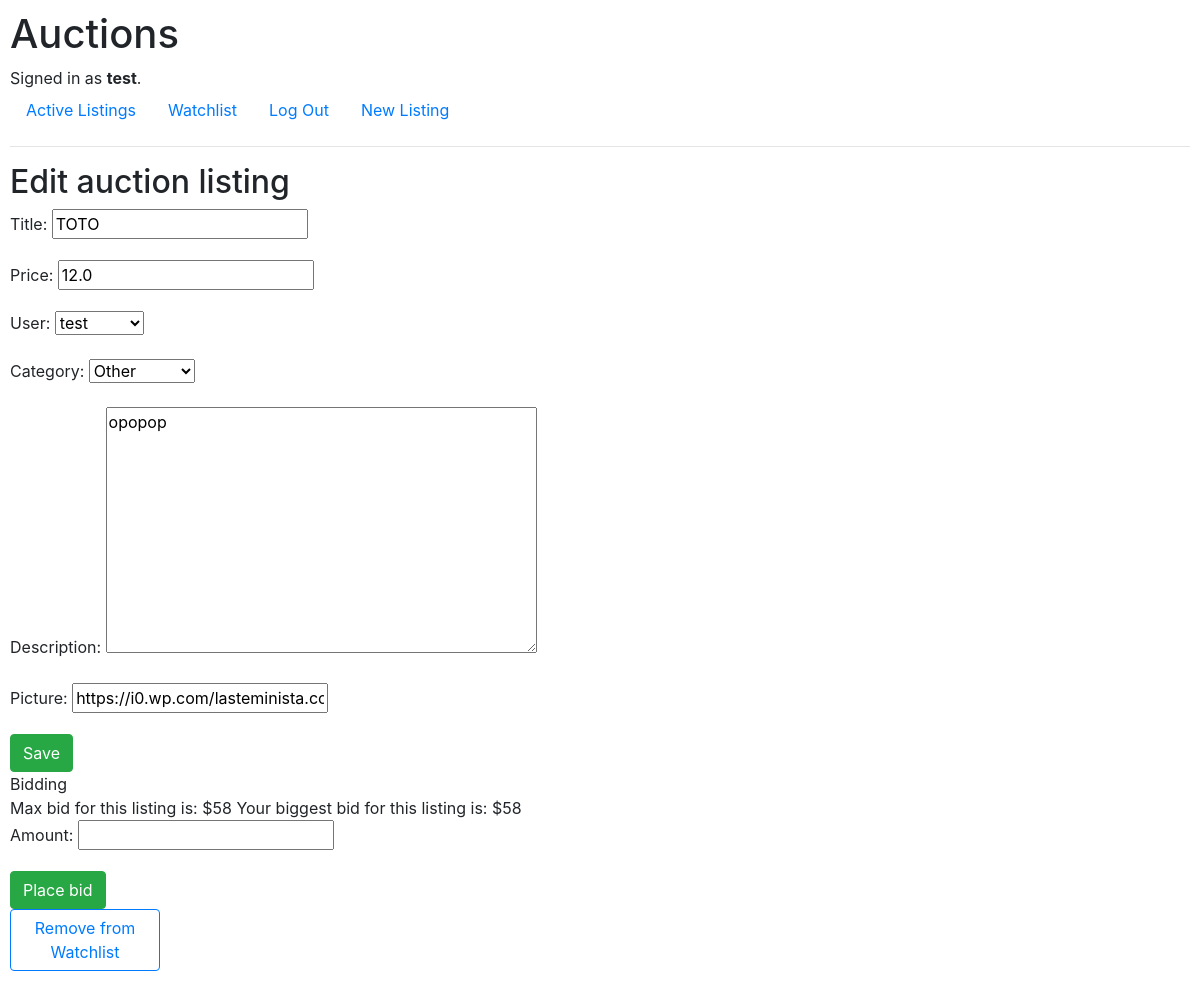
Before: /edit_listing/12/ (signed in) with the older database file.
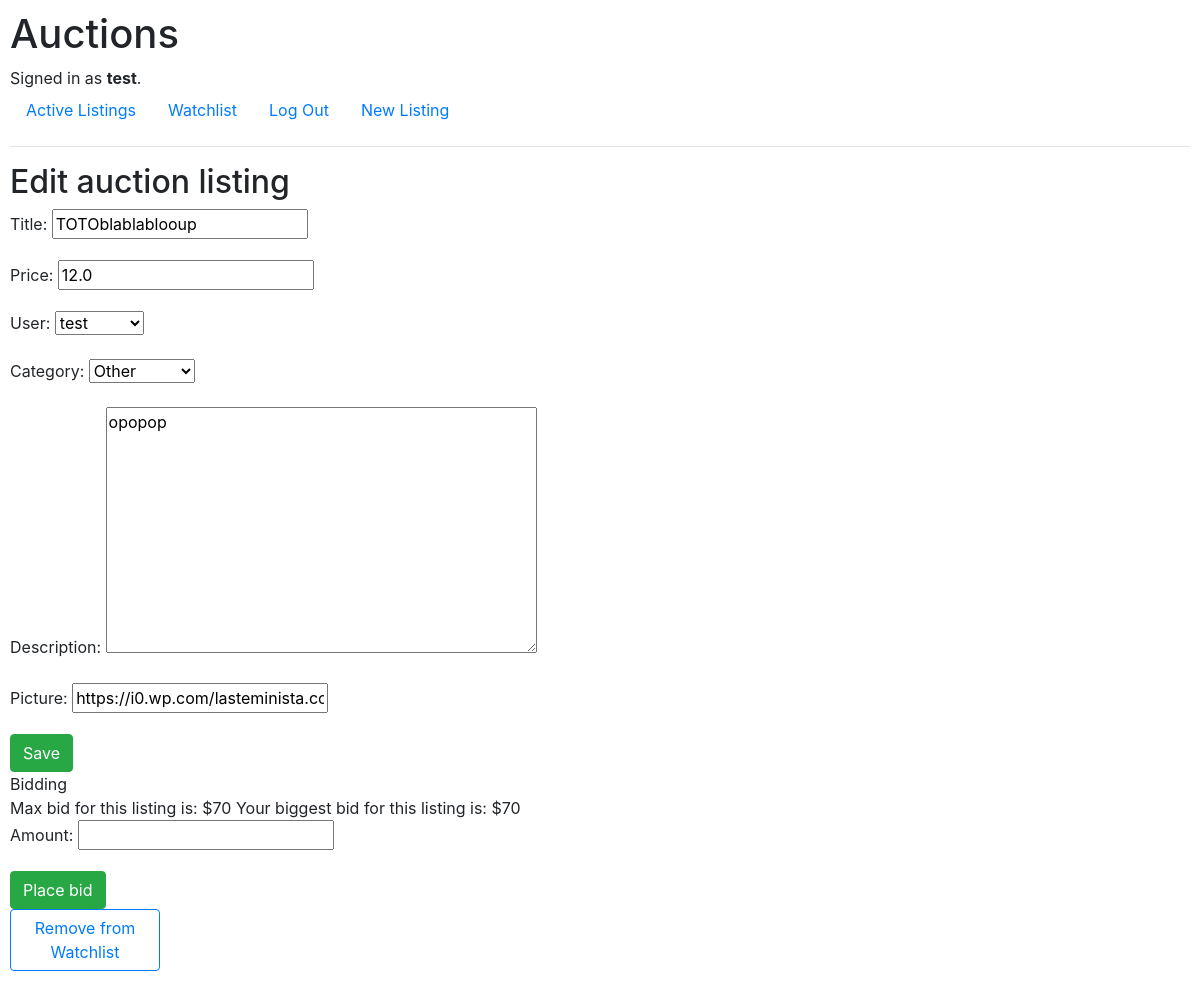
After: the same page with the newer database file.
### auctions/models.py (models this page shows, shortened)
class User(AbstractUser):
   pass

class Auction_Listing(models.Model):
    title = models.CharField(max_length=240)
    price = models.FloatField()
    user = models.ForeignKey(User, related_name="auction_user", on_delete=models.CASCADE)
    category = models.CharField(max_length=300, choices=CATEGORY_OPTIONS, default="other")
    description = models.TextField(max_length=1000)
    picture = models.URLField(max_length=300) #TODO
    date = models.DateTimeField(auto_now=True)

### auctions/views.py (the view, shortened to what this page needs)
# urls.py: path("edit_listing/<int:auction_id>/", views.edit_listing, name = "edit_listing"),
def edit_listing(request, auction_id):
    listing_instance = Auction_Listing.objects.get(pk=auction_id)
    bids = Bid.objects.filter(listing=listing_instance)
    max_bid = list(bids.aggregate(Max("amount", default=0)).values())[0]
    user_max_bid = list(bids.filter(user=request.user).aggregate(Max("amount", default=0)).values())[0]
    if request.method == 'GET':
        is_watchlisted = False
        try:
            Watchlist.objects.get(user=request.user, auctions=listing_instance)
            is_watchlisted = True
        except:
            print("item not watchlisted")
            pass
        context = {
            'listing_form': Auction_Listing_Form(instance=listing_instance),
            'bid_form': Bid_Form(),
            'id': id, 'auction_id':auction_id,
            'is_watchlisted':is_watchlisted,
            'max_bid' : max_bid, 'user_max_bid':user_max_bid}
        return render(request,'auctions/edit_listing.html', context)

### auctions/forms.py
class Auction_Listing_Form(ModelForm):
    user = ModelChoiceField(queryset=User.objects.all())
    class Meta:
        model = Auction_Listing
        fields = ["title", "price", "user", "category", "description", "picture"]

class Bid_Form(ModelForm):
    class Meta:
        model = Bid
        fields = ["amount"]

### auctions/templates/auctions/edit_listing.html (shortened to what this page needs)
{% extends "auctions/layout.html" %}
{% block body %}
    <h2>Edit auction listing</h2>
    <form method="POST">
        {{ listing_form.as_p }}
    <button type="submit" class="btn btn-success">Save</button>
    </form>
    Bidding </br>
    Max bid for this listing is: ${{ max_bid }}
    Your biggest bid for this listing is: ${{ user_max_bid }}
    <form method="POST">
        {{ bid_form.as_p }}
        <button type="submit" class="btn btn-success">Place bid</button>
    </form>
    {% if is_watchlisted %}
        <form action="{% url 'removeWatchlist' auction_id %}" method="post">
        <button type="submit" id="watchlistremove_button" class="btn btn-outline-primary" style="width: 150px">Remove from Watchlist</button>
        </form>
    {% else %}
        <form action="{% url 'addWatchlist' auction_id %}" method="post">
        {% csrf_token %}
        <button type="submit" id="watchlist_button" class="btn btn-outline-primary" style="width: 150px">Add to Watchlist</button>
        </form>
    {% endif %}
{% endblock %}

### auctions/templates/auctions/layout.html (shortened to what this page needs)
{% load static %}
<!DOCTYPE html>
<html lang="en">
    <head>
        <link rel="stylesheet" href="https://stackpath.bootstrapcdn.com/bootstrap/4.4.1/css/bootstrap.min.css">
        <link href="{% static 'auctions/styles.css' %}" rel="stylesheet">
    </head>
    <body>
        <h1>Auctions</h1>
        <div>
            {% if user.is_authenticated %}
                Signed in as <strong>{{ user.username }}</strong>.
            {% else %}
                Not signed in.
            {% endif %}
        </div>
        <ul class="nav">
            <li class="nav-item">
                <a class="nav-link" href="{% url 'listings' %}">Active Listings</a>
            </li>
            {% if user.is_authenticated %}
                <li class="nav-item">
                    <a class="nav-link" href="{% url 'watchlist' %}">Watchlist</a>
                </li>
                <li class="nav-item">
                    <a class="nav-link" href="{% url 'logout' %}">Log Out</a>
                </li>
            {% endif %}
            <li class="nav-item">
                <a class="nav-link" href="{% url 'new_listing' %}">New Listing</a>
            </li>
        </ul>
        <hr>
        {% block body %}
        {% endblock %}
    </body>
</html>

### auctions/static/auctions/styles.css (style rules this page uses)
body { padding: 10px; }

Changed rows visible on the page:
changed Auction_Listing "test": title "TOTO" → "TOTOblablablooup"
Other visible differences:
{{ max_bid }}: "58" → "70"
{{ user_max_bid }}: "58" → "70"
